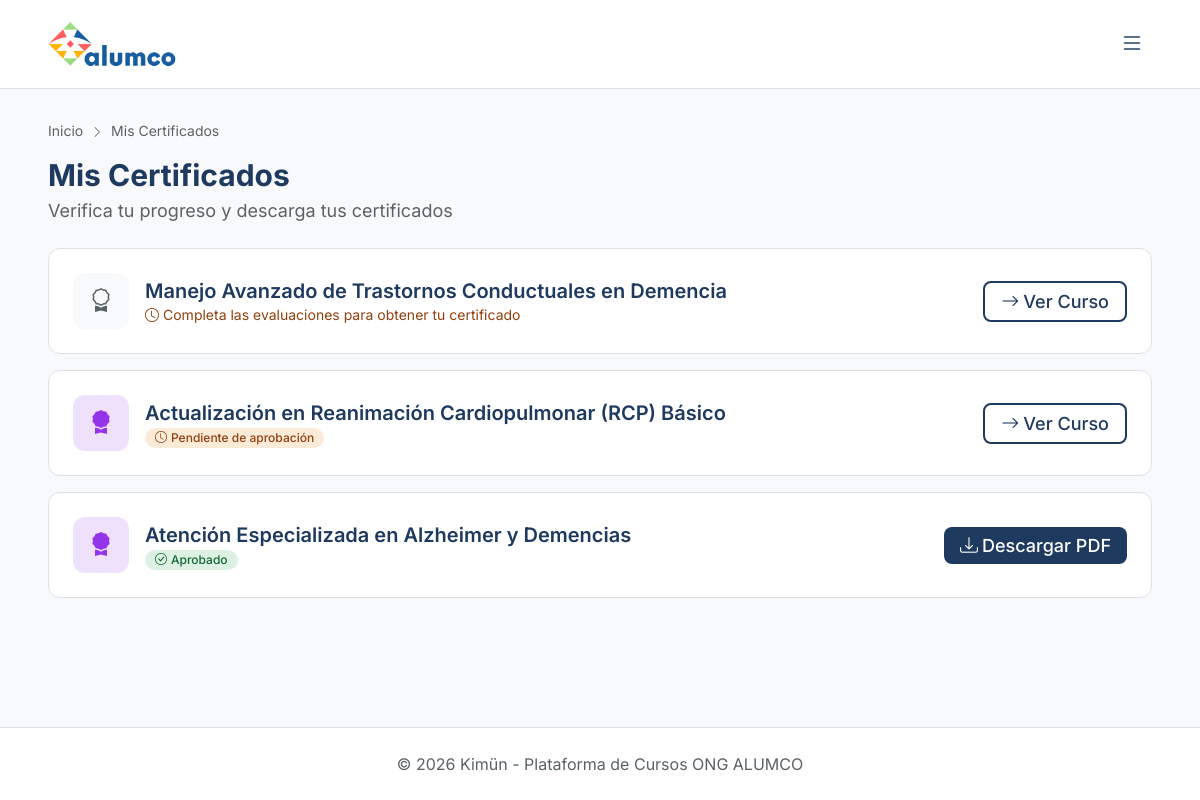
Page /certificados/mis-certificados/ (signed in) on the committed database.
### cursos/models.py (models this page shows, shortened)
class Curso(models.Model):
    ESTADO_CHOICES = [
        ('borrador', 'Borrador'),
        ('publicado', 'Publicado'),
    ]
    titulo = models.CharField(max_length=200)
    descripcion = models.TextField()
    categoria = models.ForeignKey(
        Categoria,
        on_delete=models.SET_NULL,
        null=True,
        blank=True,
        related_name='cursos'
    )
    docente_creador = models.ForeignKey(
        settings.AUTH_USER_MODEL,
        on_delete=models.CASCADE,
        related_name='cursos_creados'
    )
    estado = models.CharField(max_length=20, choices=ESTADO_CHOICES, default='borrador')
    fecha_creacion = models.DateTimeField(auto_now_add=True)
    horas_exigidas = models.PositiveIntegerField(default=0, help_text='Horas totales exigidas para completar el curso')
    horas_por_semana = models.PositiveIntegerField(default=0, help_text='Horas de dedicación semanal esperada')
    exige_tiempo_minimo = models.BooleanField(default=False, help_text='Evita que el alumno complete el curso en menos tiempo del exigido')
    duracion_minutos = models.PositiveIntegerField(default=0, help_text='Duración estimada en minutos')
    class Meta:
        verbose_name = 'Curso'
        verbose_name_plural = 'Cursos'

### certificados/views.py (the view)
# urls.py: path('mis-certificados/', views.mis_certificados, name='mis_certificados'),
@login_required
def mis_certificados(request):
    if request.user.rol == 'admin':
        return redirect('certificados:certificado_list')
    from django.db.models import Prefetch
    cursos_inscritos = InscripcionCurso.objects.filter(
        usuario=request.user,
        estado='completado'
    ).select_related('curso')
    certificados_por_curso = {
        c.curso_id: c
        for c in Certificado.objects.filter(usuario=request.user)
    }
    disponibles = []
    for inscripcion in cursos_inscritos:
        cert = certificados_por_curso.get(inscripcion.curso_id)
        disponibles.append({
            'curso': inscripcion.curso,
            'certificado': cert,
            'estado': cert.estado if cert else None
        })
    context = {'certificados': disponibles}
    return render(request, 'certificados/mis_certificados.html', context)

### templates/certificados/mis_certificados.html (shortened to what this page needs)
<!DOCTYPE html>
{% extends 'base.html' %}
{% block breadcrumbs %}
<nav class="text-sm mb-4" style="color: var(--color-text-secondary);">
    <a href="{% url 'inicio' %}">Inicio</a>
    <i class="bi bi-chevron-right text-xs mx-1"></i>
    <span>Mis Certificados</span>
</nav>
{% endblock %}
{% block content %}
<div class="fade-in">
    <div class="mb-6">
        <h1 class="text-3xl font-bold">Mis Certificados</h1>
        <p class="mt-1" style="color: var(--color-text-secondary);">
            Verifica tu progreso y descarga tus certificados
        </p>
    </div>
    {% if certificados %}
    <div class="grid gap-4">
        {% for item in certificados %}
        <div class="hybrid-card rounded-xl p-6">
            <div class="flex justify-between items-center">
                <div class="flex items-center gap-4">
                    <div class="w-14 h-14 rounded-xl flex items-center justify-center text-2xl"
                         style="background-color: {% if item.certificado %}var(--color-purple-bg){% else %}var(--color-bg){% endif %};
                                color: {% if item.certificado %}var(--color-purple){% else %}var(--color-text-secondary){% endif %};">
                        <i class="bi {% if item.certificado %}bi-award-fill{% else %}bi-award{% endif %}"></i>
                    </div>
                    <div>
                        <h3 class="text-xl font-semibold">{{ item.curso.titulo }}</h3>
                        <p class="text-sm" style="color: var(--color-text-secondary);">
                            {% if item.certificado %}
                                {% if item.certificado.estado == 'aprobado' %}
                                <span class="inline-flex items-center px-2.5 py-0.5 rounded-full text-xs font-medium" style="background-color: var(--color-success-bg); color: var(--color-success);">
                                    <i class="bi bi-check-circle me-1"></i>Aprobado
                                </span>
                                {% elif item.certificado.estado == 'pendiente' %}
                                <span class="inline-flex items-center px-2.5 py-0.5 rounded-full text-xs font-medium" style="background-color: var(--color-warning-bg); color: var(--color-warning);">
                                    <i class="bi bi-clock me-1"></i>Pendiente de aprobación
                                </span>
                                {% elif item.certificado.estado == 'rechazado' %}
                                <span class="inline-flex items-center px-2.5 py-0.5 rounded-full text-xs font-medium" style="background-color: var(--color-danger-bg); color: var(--color-danger);">
                                    <i class="bi bi-x-circle me-1"></i>Rechazado
                                </span>
                                {% endif %}
                            {% else %}
                            <span style="color: var(--color-warning);">
                                <i class="bi bi-clock me-1"></i>Completa las evaluaciones para obtener tu certificado
                            </span>
                            {% endif %}
                        </p>
                    </div>
                </div>
                <div>
                    {% if item.certificado.estado == 'aprobado' %}
                    <a href="{% url 'certificados:descargar_certificado' pk=item.certificado.pk %}"
                       class="btn-primary px-4 py-2 rounded-lg font-medium">
                        <i class="bi bi-download me-1"></i>Descargar PDF
                    </a>
                    {% elif item.certificado.estado == 'rechazado' %}
                    <span class="text-sm" style="color: var(--color-text-secondary);">
                        Contacta a tu docente para más información
                    </span>
                    {% else %}
                    <a href="{% url 'cursos:curso_detail' pk=item.curso.pk %}"
                       class="btn-outline px-4 py-2 rounded-lg font-medium">
                        <i class="bi bi-arrow-right me-1"></i>Ver Curso
                    </a>
                    {% endif %}
                </div>
            </div>
        </div>
        {% endfor %}
    </div>
    {% else %}
    {% url 'usuarios:mis_cursos' as mis_cursos_url %}
    {% endif %}
</div>
{% endblock %}

### static/css/kimun.css (style rules this page uses)
:root { --space-xs: 0.25rem; --space-sm: 0.5rem; --space-md: 1rem; --space-lg: 1.5rem; --space-xl: 2rem; --space-2xl: 3rem; --space-3xl: 4rem; --radius-sm: 0.25rem; --radius-md: 0.75rem; --radius-lg: 1rem; --radius-xl: 1.5rem; --radius-asymmetric: 1rem 0.25rem 1rem 0.25rem; --shadow-sm: 0 1px 2px color-mix(in srgb, var(--color-text) 8%, transparent); --shadow-md: 0 4px 6px -1px color-mix(in srgb, var(--color-text) 12%, transparent); --shadow-lg: 0 10px 40px -10px color-mix(in srgb, var(--color-text) 18%, transparent); --transition-fast: 0.15s ease; --transition-normal: 0.2s ease; --transition-slow: 0.3s ease; }
.fade-in { animation: fadeInUp 0.5s ease forwards; opacity: 0; }
.rounded-lg { border-radius: var(--radius-lg); }
.rounded-xl { border-radius: var(--radius-xl); }

### templates/base.html (style rules this page uses)
body { font-family: "Inter", sans-serif; font-size: 18px; }
[data-theme="light"] { --color-bg: #f8f9fa; --color-surface: #ffffff; --color-surface-raised: #f3f4f6; --color-primary: #1e3a5f; --color-primary-hover: #2d5a87; --color-accent: #f57c00; --color-text: #1e3a5f; --color-text-secondary: #5a6268; --color-border: #dee2e6; --color-card-hover: #f1f5f9; --color-success: #166534; --color-success-bg: rgba(22, 163, 74, 0.15); --color-info: #2563eb; --color-info-bg: rgba(37, 99, 235, 0.15); --color-warning: #92400e; --color-warning-bg: rgba(217, 119, 6, 0.15); --color-purple: #9333ea; --color-purple-bg: rgba(147, 51, 234, 0.15); --color-pink: #db2777; --color-pink-bg: rgba(219, 39, 119, 0.15); --gradient-start: #1e3a5f; --gradient-end: #3b82f6; }
body { background-color: var(--color-bg); color: var(--color-text); }
.hybrid-card { background-color: var(--color-surface); border: 1px solid var(--color-border); transition: all 0.3s ease; }
.btn-primary { background-color: var(--color-primary); color: white; transition: all 0.2s ease; }
.btn-outline { border: 2px solid var(--color-primary); color: var(--color-primary); background: transparent; transition: all 0.2s ease; }
.fade-in { animation: fadeIn 0.5s ease-out forwards; opacity: 0; }

### rows in the picture
Curso: curso.titulo "Manejo Avanzado de Trastornos Conductuales en Demencia", shows "Completa las evaluaciones para obtener tu certificado", shows "Ver Curso"
Curso: curso.titulo "Actualización en Reanimación Cardiopulmonar (RCP) Básico", shows "Pendiente de aprobación", shows "Ver Curso"
Curso: curso.titulo "Atención Especializada en Alzheimer y Demencias", shows "Aprobado", shows "Descargar PDF"
